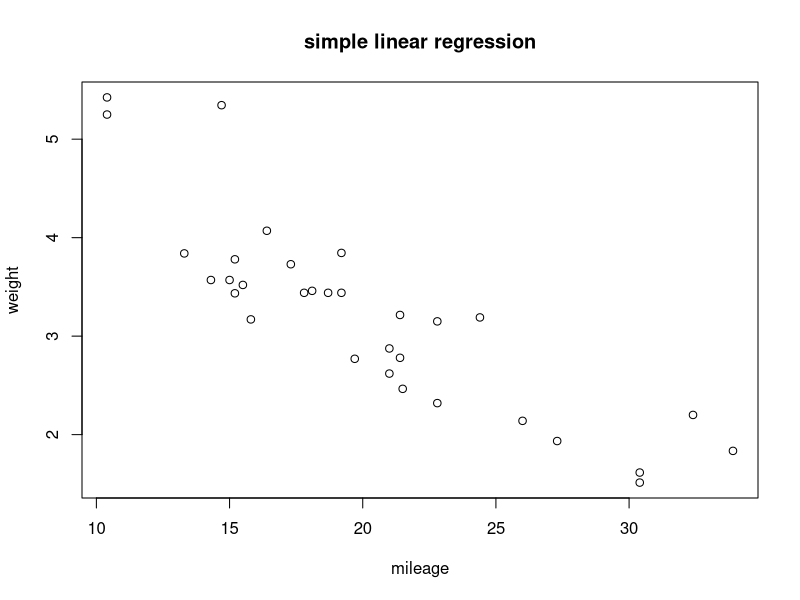

This figure's R source:
cat("\014")
head(mtcars)
model=lm(mpg~wt,data=mtcars)
plot(mtcars$mpg,mtcars$wt,xlab="mileage",ylab="weight", main="simple linear regression")
abline(model,col="red")
summary(model)
prempg=predict(model,data.frame(wt=6))
prempg
